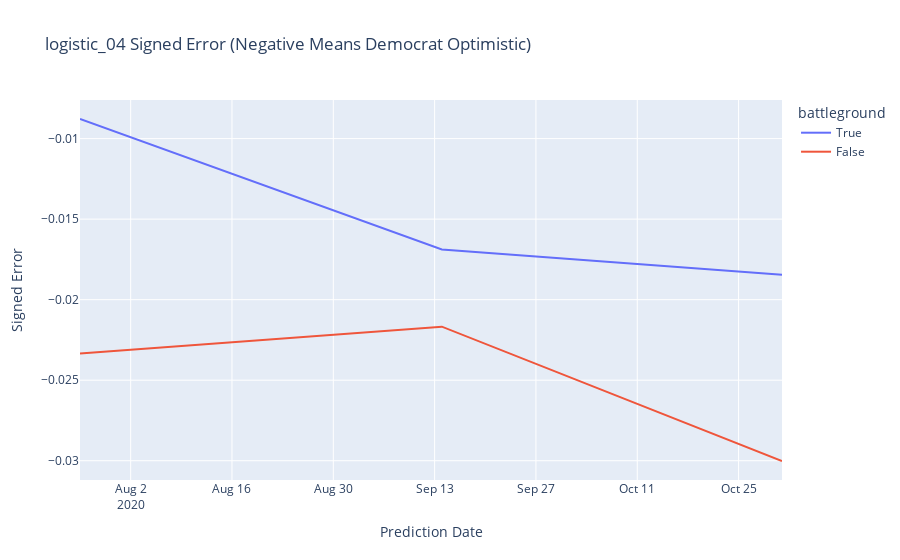
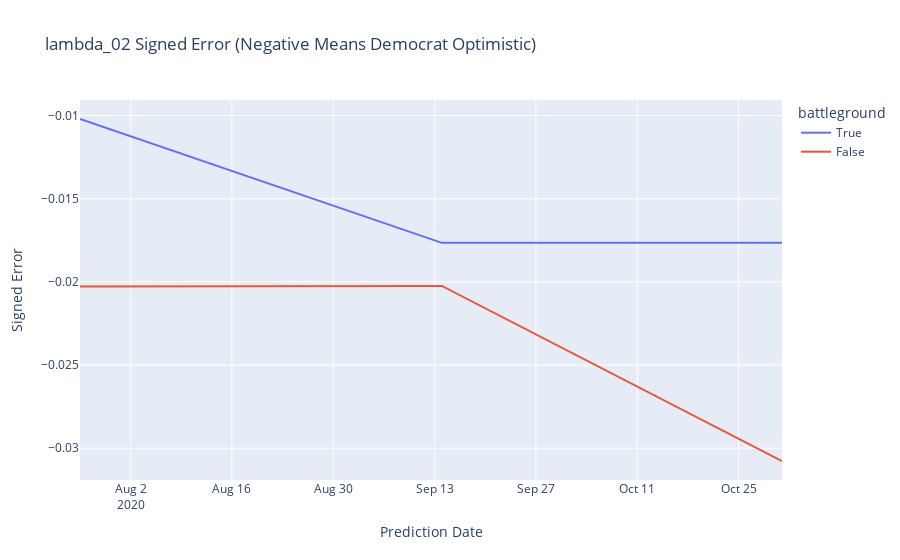
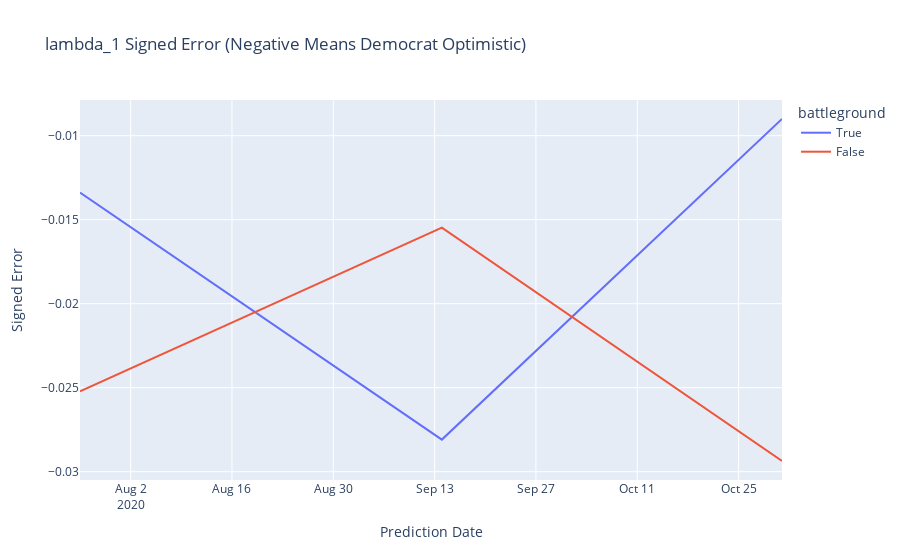

Source (notebook cell) for these figures, in order:
### Code cell
for model in models:
    fig = px.line(df[df['model'] == model], x="end_date", y="error", color="battleground",
                  labels={'end_date': 'Prediction Date', 'error': 'Signed Error'},
                 title=f'{model} Signed Error (Negative Means Democrat Optimistic)')
    fig.show()
    filename = f'figures/{model}_signed_error_time_series.png'
    fig.write_image(filename)
    df[df['model'] == model].to_csv('figures/data/_signed_error_time_series.csv', index=False)

### Figure 1 — Plotly figure (JSON) as saved in the notebook; plotly's stock layout.template omitted (floating-point values rounded to 4 significant figures)
{"data": [{"hovertemplate": "battleground=True<br>Prediction Date=%{x}<br>Signed Error=%{y}<extra></extra>", "legendgroup": "True", "line": {"color": "#636efa", "dash": "solid"}, "mode": "lines", "name": "True", "orientation": "v", "showlegend": true, "type": "scatter", "x": ["2020-10-31", "2020-09-14", "2020-07-26"], "xaxis": "x", "y": [-0.01845, -0.01689, -0.008783], "yaxis": "y"}, {"hovertemplate": "battleground=False<br>Prediction Date=%{x}<br>Signed Error=%{y}<extra></extra>", "legendgroup": "False", "line": {"color": "#EF553B", "dash": "solid"}, "mode": "lines", "name": "False", "orientation": "v", "showlegend": true, "type": "scatter", "x": ["2020-10-31", "2020-09-14", "2020-07-26"], "xaxis": "x", "y": [-0.03002, -0.02168, -0.02335], "yaxis": "y"}], "layout": {"autosize": true, "legend": {"title": {"text": "battleground"}, "tracegroupgap": 0}, "title": {"text": "logistic_04 Signed Error (Negative Means Democrat Optimistic)"}, "xaxis": {"anchor": "y", "autorange": true, "domain": [0, 1], "range": ["2020-07-26", "2020-10-31"], "title": {"text": "Prediction Date"}, "type": "date"}, "yaxis": {"anchor": "x", "autorange": true, "domain": [0, 1], "range": [-0.0312, -0.007603], "title": {"text": "Signed Error"}, "type": "linear"}}}

### Figure 2 — Plotly figure (JSON) as saved in the notebook; plotly's stock layout.template omitted (floating-point values rounded to 4 significant figures)
{"data": [{"hovertemplate": "battleground=True<br>Prediction Date=%{x}<br>Signed Error=%{y}<extra></extra>", "legendgroup": "True", "line": {"color": "#636efa", "dash": "solid"}, "mode": "lines", "name": "True", "orientation": "v", "showlegend": true, "type": "scatter", "x": ["2020-10-31", "2020-09-14", "2020-07-26"], "xaxis": "x", "y": [-0.01765, -0.01766, -0.01021], "yaxis": "y"}, {"hovertemplate": "battleground=False<br>Prediction Date=%{x}<br>Signed Error=%{y}<extra></extra>", "legendgroup": "False", "line": {"color": "#EF553B", "dash": "solid"}, "mode": "lines", "name": "False", "orientation": "v", "showlegend": true, "type": "scatter", "x": ["2020-10-31", "2020-09-14", "2020-07-26"], "xaxis": "x", "y": [-0.03077, -0.02025, -0.02028], "yaxis": "y"}], "layout": {"autosize": true, "legend": {"title": {"text": "battleground"}, "tracegroupgap": 0}, "title": {"text": "lambda_02 Signed Error (Negative Means Democrat Optimistic)"}, "xaxis": {"anchor": "y", "autorange": true, "domain": [0, 1], "range": ["2020-07-26", "2020-10-31"], "title": {"text": "Prediction Date"}, "type": "date"}, "yaxis": {"anchor": "x", "autorange": true, "domain": [0, 1], "range": [-0.03191, -0.009066], "title": {"text": "Signed Error"}, "type": "linear"}}}

### Figure 3 — Plotly figure (JSON) as saved in the notebook; plotly's stock layout.template omitted (floating-point values rounded to 4 significant figures)
{"data": [{"hovertemplate": "battleground=True<br>Prediction Date=%{x}<br>Signed Error=%{y}<extra></extra>", "legendgroup": "True", "line": {"color": "#636efa", "dash": "solid"}, "mode": "lines", "name": "True", "orientation": "v", "showlegend": true, "type": "scatter", "x": ["2020-10-31", "2020-09-14", "2020-07-26"], "xaxis": "x", "y": [-0.009007, -0.02809, -0.01339], "yaxis": "y"}, {"hovertemplate": "battleground=False<br>Prediction Date=%{x}<br>Signed Error=%{y}<extra></extra>", "legendgroup": "False", "line": {"color": "#EF553B", "dash": "solid"}, "mode": "lines", "name": "False", "orientation": "v", "showlegend": true, "type": "scatter", "x": ["2020-10-31", "2020-09-14", "2020-07-26"], "xaxis": "x", "y": [-0.02936, -0.01547, -0.02521], "yaxis": "y"}], "layout": {"autosize": true, "legend": {"title": {"text": "battleground"}, "tracegroupgap": 0}, "title": {"text": "lambda_1 Signed Error (Negative Means Democrat Optimistic)"}, "xaxis": {"anchor": "y", "autorange": true, "domain": [0, 1], "range": ["2020-07-26", "2020-10-31"], "title": {"text": "Prediction Date"}, "type": "date"}, "yaxis": {"anchor": "x", "autorange": true, "domain": [0, 1], "range": [-0.03049, -0.007877], "title": {"text": "Signed Error"}, "type": "linear"}}}
